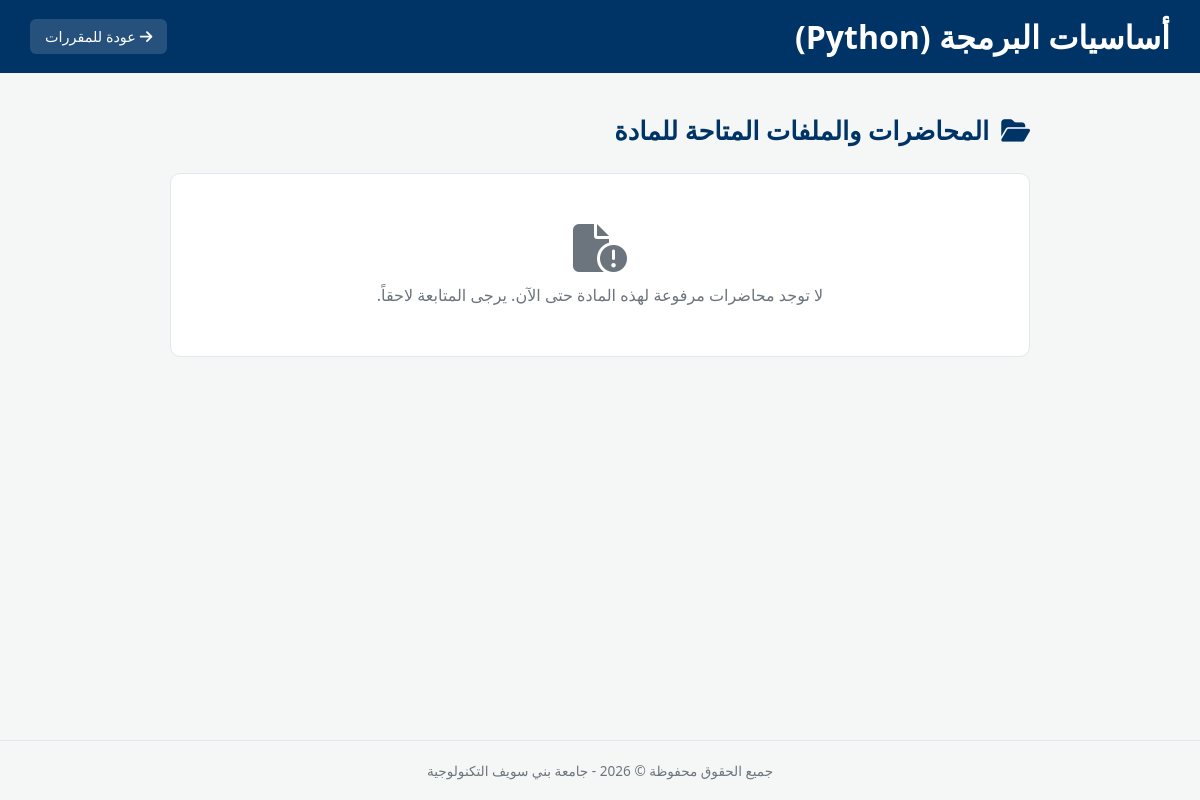
/course/Python/, run on an earlier commit of the app's database.
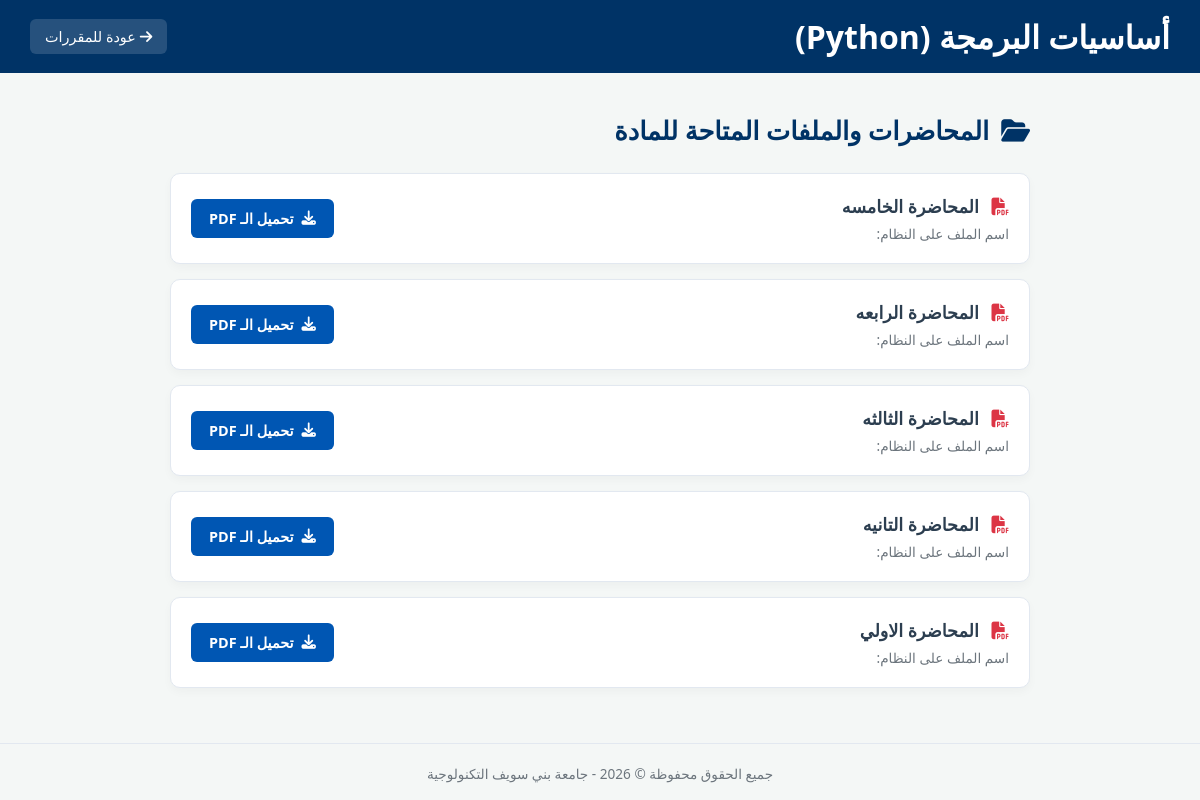
And on a later commit of the database.
### courses/models.py (models this page shows, shortened)
class Resource(models.Model):
    course = models.ForeignKey(Course, on_delete=models.CASCADE)
    title = models.CharField(max_length=200)
    file = models.FileField(upload_to='resources/', blank=True, null=True)
    video_url = models.URLField(blank=True, null=True)

### courses/views.py (the view)
# urls.py: path('course/<str:course_name>/', views.course_detail_view, name='course_detail'),
def course_detail_view(request, course_name):
    course_files = Resource.objects.filter(course__name=course_name).order_by('-id')
    if request.user.is_authenticated:
        for res_obj in course_files:
            StudentProgress.objects.get_or_create(student=request.user, resource=res_obj)
    course_titles_ar = {
        'Python': 'أساسيات البرمجة (Python)',
        'Cyber Security': 'مقدمة الأمن السيبراني',
        'IT Essentials': 'أساسيات تكنولوجيا المعلومات',
        'Math': 'الرياضيات الهندسية (Math)',
        'Physics': 'الفيزياء العامة (Physics)',
        'English': 'اللغة الإنجليزية'
    }
    context = {
        'course_code': course_name,
        'course_title': course_titles_ar.get(course_name, course_name),
        'files': course_files
    }
    return render(request, 'course_detail.html', context)

### courses/templates/course_detail.html (shortened to what this page needs)
{% load static %}
<!DOCTYPE html>
<html lang="ar" dir="rtl">
<head>
    <link rel="stylesheet" href="https://cdnjs.cloudflare.com/ajax/libs/font-awesome/6.4.0/css/all.min.css">
</head>
<body>
    <header>
        <h1>{{ course_title }}</h1>
        <a href="{% url 'courses' %}" class="back-btn"><i class="fa-solid fa-arrow-right"></i> عودة للمقررات</a>
    </header>
    <div class="container">
        <h2><i class="fa-solid fa-folder-open"></i> المحاضرات والملفات المتاحة للمادة</h2>
        {% if files %}
            {% for file in files %}
                <div class="file-card">
                    <div class="file-info">
                        <h4><i class="fa-solid fa-file-pdf" style="color: #dc3545; margin-left: 8px;"></i> {{ file.title }}</h4>
                        <p>اسم الملف على النظام: {{ file.filename }}</p>
                    </div>
                    <div>
                        <a href="{{ file.file_url }}" class="download-btn" download>
                            <i class="fa-solid fa-download"></i> تحميل الـ PDF
                        </a>
                    </div>
                </div>
            {% endfor %}
        {% else %}
            <div class="empty-box">
                <i class="fa-solid fa-file-circle-exclamation" style="font-size: 3rem; margin-bottom: 12px; color: var(--text-muted);"></i>
                <p>لا توجد محاضرات مرفوعة لهذه المادة حتى الآن. يرجى المتابعة لاحقاً.</p>
            </div>
        {% endif %}
    </div>
    <footer>
        <p>جميع الحقوق محفوظة &copy; 2026 - جامعة بني سويف التكنولوجية</p>
    </footer>
</body>
</html>

### courses/templates/course_detail.html (style rules this page uses)
:root { --bg-color: #f4f7f6; --card-bg: #ffffff; --text-color: #2c3e50; --text-muted: #6c757d; --primary-color: #003366; --accent-color: #ffc107; --button-bg: #0056b3; --button-hover: #003d80; --border-color: #e2e8f0; }
* { box-sizing: border-box; margin: 0; padding: 0; font-family: 'Segoe UI', Tahoma, sans-serif; }
body { background-color: var(--bg-color); color: var(--text-color); min-height: 100vh; display: flex; flex-direction: column; }
header { background-color: var(--primary-color); color: white; padding: 15px 30px; display: flex; justify-content: space-between; align-items: center; }
.back-btn { background: rgba(255,255,255,0.15); color: white; padding: 8px 15px; border-radius: 6px; text-decoration: none; font-size: 0.9rem; }
.container { max-width: 900px; margin: 40px auto; padding: 0 20px; width: 100%; flex: 1; }
h2 { margin-bottom: 25px; color: var(--primary-color); display: flex; align-items: center; gap: 12px; font-size: 1.6rem; }
.file-card { background: var(--card-bg); border: 1px solid var(--border-color); border-radius: 10px; padding: 20px; margin-bottom: 15px; display: flex; justify-content: space-between; align-items: center; box-shadow: 0 4px 10px rgba(0,0,0,0.03); }
.file-info h4 { font-size: 1.1rem; margin-bottom: 6px; color: var(--text-color); }
.file-info p { font-size: 0.85rem; color: var(--text-muted); }
.download-btn { background-color: var(--button-bg); color: white; padding: 10px 18px; border-radius: 6px; text-decoration: none; font-size: 0.9rem; display: flex; align-items: center; gap: 8px; font-weight: bold; }
footer { text-align: center; padding: 20px; font-size: 0.85rem; color: var(--text-muted); border-top: 1px solid var(--border-color); }

What changed in the data, as far as the page shows it:
added Resource: title "المحاضرة الخامسه"
added Resource: title "المحاضرة الرابعه"
added Resource: title "المحاضرة الثالثه"
added Resource: title "المحاضرة التانيه"
added Resource: title "المحاضرة الاولي"
Also different on the page:
text no longer shown: "لا توجد محاضرات مرفوعة لهذه المادة حتى الآن. يرجى المتابعة لاحقاً."
